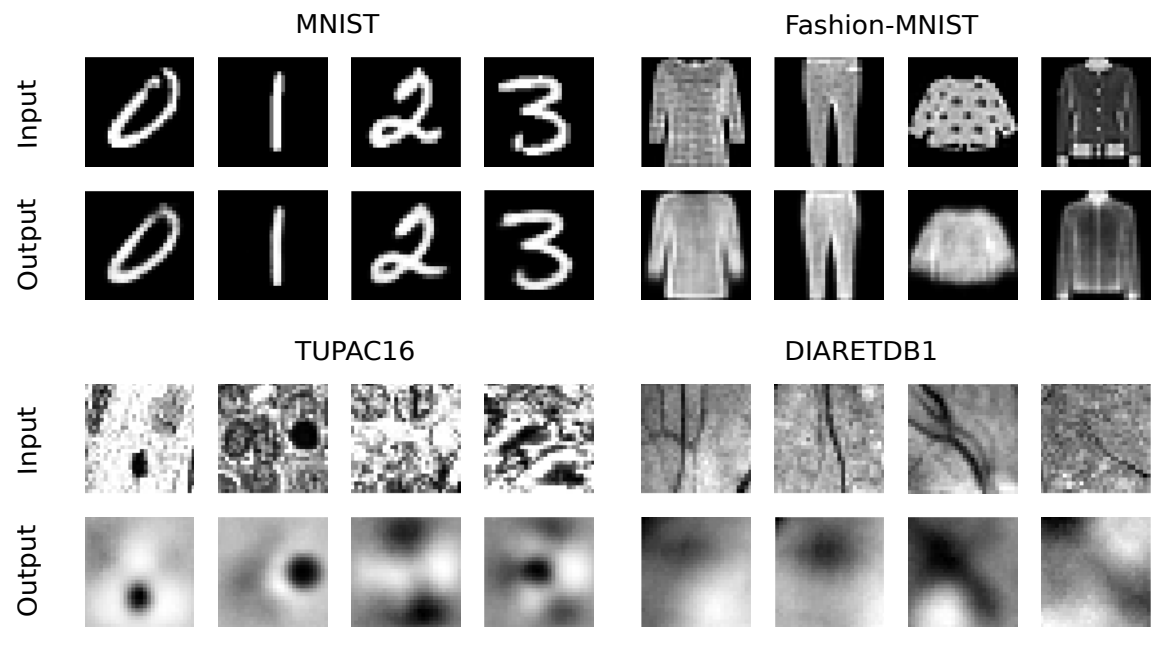
#> input picture images/reconstructions.png, 1169 x 650 px
$ python -i stainNorm_Reinhard.py   (imports and definitions only)
#> lines starting #> are read from the running program, lines starting #| are printed output that depends on the picture
#> further down, picture is the input picture: shape (650, 1169, 3); min 0, max 255, mean 177.2
### stain_normalization/stain_utils.py
"""
Uses the spams package:

http://spams-devel.gforge.inria.fr/index.html

Use with python via e.g https://anaconda.org/conda-forge/python-spams
"""

import numpy as np
import cv2 as cv
import spams
import matplotlib.pyplot as plt


##########################################

# [94 lines left out: functions read_image, show_colors, show, build_stack, patch_grid, not called in this run]


######################################

def standardize_brightness(I):
    """

    :param I:
    :return:
    """
    p = np.percentile(I, 90)
#> p = 255
    return np.clip(I * 255.0 / p, 0, 255).astype(np.uint8)


# [74 lines left out: functions remove_zeros, RGB_to_OD, OD_to_RGB, normalize_rows, notwhite_mask, sign and 1 more, not called in this run]

### stain_normalization/stainNorm_Reinhard.py
"""
Normalize a patch stain to the target image using the method of:

E. Reinhard, M. Adhikhmin, B. Gooch, and P. Shirley, ‘Color transfer between images’, IEEE Computer Graphics and Applications, vol. 21, no. 5, pp. 34–41, Sep. 2001.
"""

import cv2 as cv
import numpy as np
import stain_normalization.stain_utils as ut


### Some functions ###


def lab_split(I):
    """
    Convert from RGB uint8 to LAB and split into channels
    :param I: uint8
    :return:
    """
    I = cv.cvtColor(I, cv.COLOR_RGB2LAB)
#> I: shape (650, 1169, 3); mean of channels 0, 1, 2 179.4, 128, 128
    I = I.astype(np.float32)
#> I: shape (650, 1169, 3) float32; mean of channels 0, 1, 2 179.8, 128, 128
    I1, I2, I3 = cv.split(I)
#> I2: shape (650, 1169) float32; every value is 128
    I1 /= 2.55
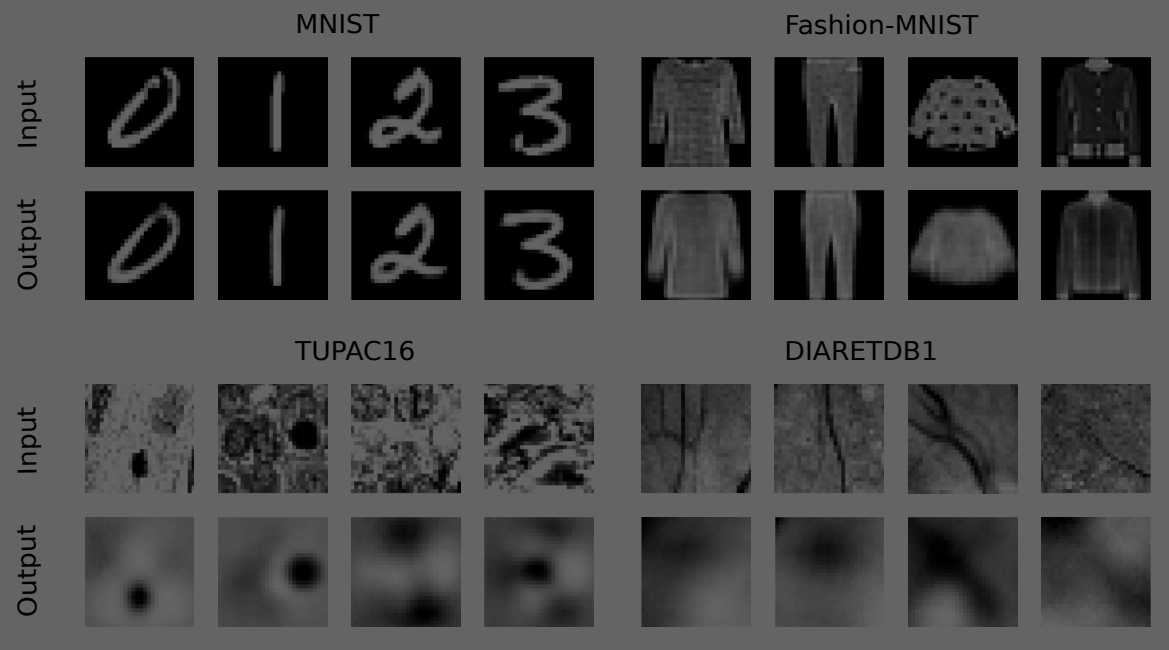
#> I1: shape (650, 1169) float32; min 0, max 100, mean 70.3
    I2 -= 128.0
#> I2: shape (650, 1169) float32; every value is 0
    I3 -= 128.0
    return I1, I2, I3


def merge_back(I1, I2, I3):
    """
    Take seperate LAB channels and merge back to give RGB uint8
    :param I1:
    :param I2:
    :param I3:
    :return:
    """
    I1 *= 2.55
    I2 += 128.0
    I3 += 128.0
    I = np.clip(cv.merge((I1, I2, I3)), 0, 255).astype(np.uint8)
    return cv.cvtColor(I, cv.COLOR_LAB2RGB)


def get_mean_std(I):
    """
    Get mean and standard deviation of each channel
    :param I: uint8
    :return:
    """
    I1, I2, I3 = lab_split(I)
    m1, sd1 = cv.meanStdDev(I1)
#> m1 = [70.34]; sd1 = [37.7]
    m2, sd2 = cv.meanStdDev(I2)
#> m2 = [0]; sd2 = [0]
    m3, sd3 = cv.meanStdDev(I3)
#> m3 = [0]; sd3 = [0]
    means = m1, m2, m3
#> means = ([70.34], [0], [0])
    stds = sd1, sd2, sd3
#> stds = ([37.7], [0], [0])
    return means, stds


### Main class ###

class normalizer(object):
    """
    A stain normalization object
    """

    def __init__(self):
        self.target_means = None
        self.target_stds = None

    def fit(self, target):
        target = ut.standardize_brightness(target)
        means, stds = get_mean_std(target)
        self.target_means = means
        self.target_stds = stds

    def transform(self, I):
        I = ut.standardize_brightness(I)
        I1, I2, I3 = lab_split(I)
        means, stds = get_mean_std(I)
#> means = ([70.34], [0], [0]); stds = ([37.7], [0], [0])
#> (the run stopped early here; a loop or call above may not have finished)

$ run again, on images/summary.png
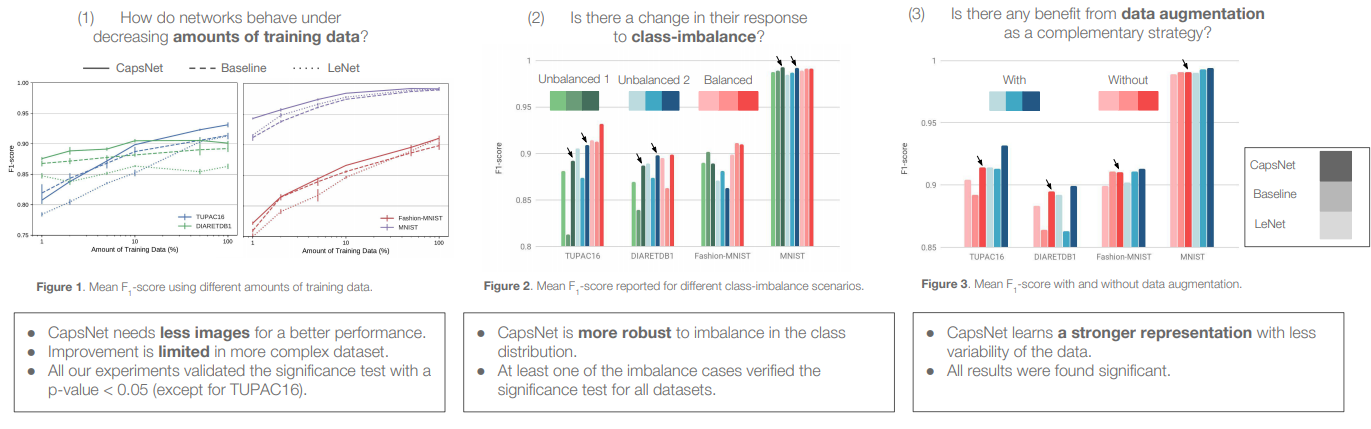
#> input picture images/summary.png, 1371 x 429 px
#> p = 255
#> in lab_split, `I1 /= 2.55`:
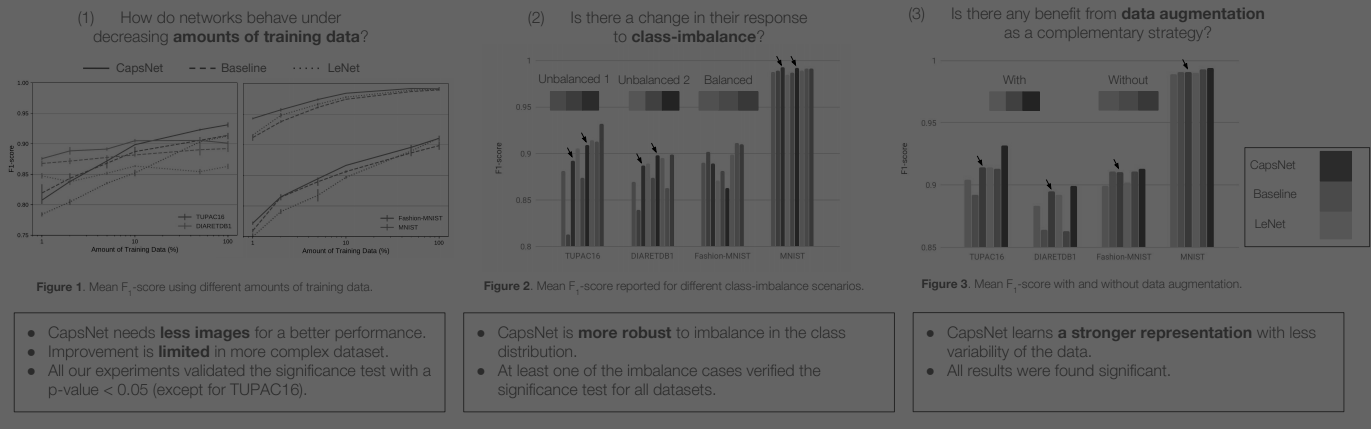
#> I1: shape (429, 1371) float32; min 0, max 100, mean 95
#> in lab_split, `I3 -= 128.0`:
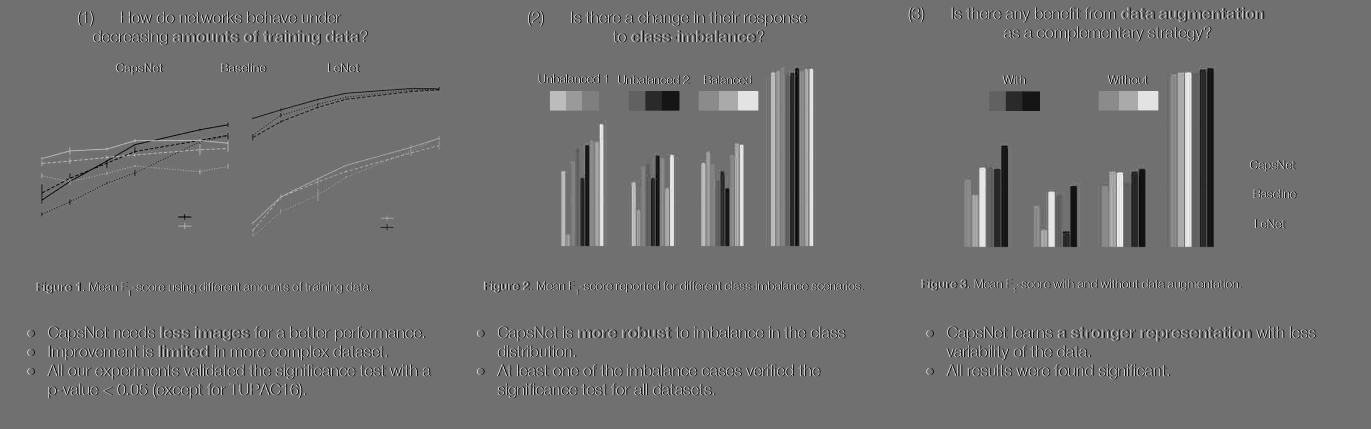
#> I3: shape (429, 1371) float32; min -37, max 47, mean 0.2; drawn with min black and max white
#> m1 = [94.99]; sd1 = [12.84]
#> m2 = [0.691]; sd2 = [8.21]
#> m3 = [0.206]; sd3 = [7.12]
#> in get_mean_std, `means = m1, m2, m3`: means = ([94.99], [0.691], [0.206])
#> in get_mean_std, `stds = sd1, sd2, sd3`: stds = ([12.84], [8.21], [7.12])
#> in transform, `means, stds = get_mean_std(I)`: means = ([94.99], [0.691], [0.206]); stds = ([12.84], [8.21], [7.12])
